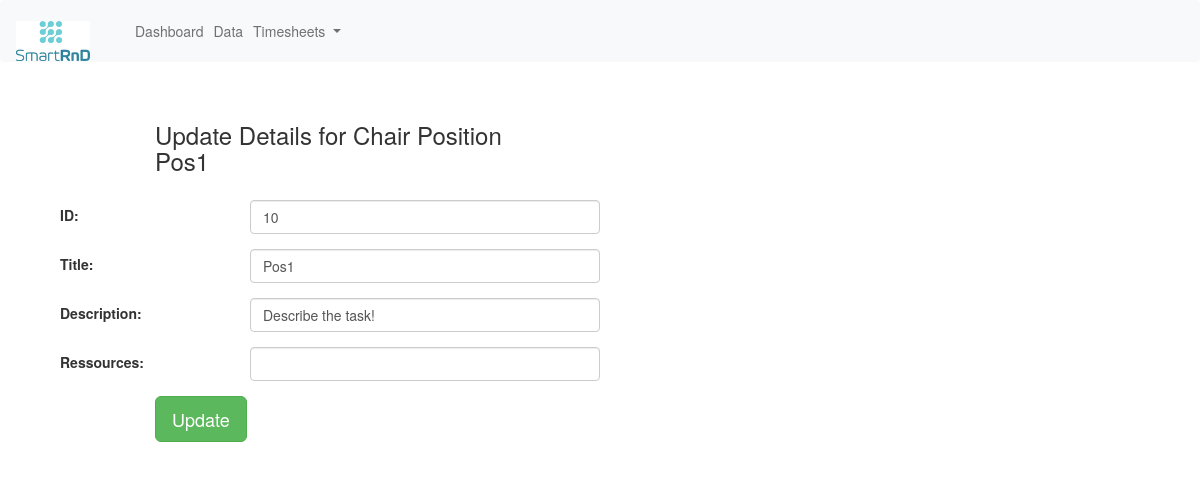
The app's page /edit_pos/10 with its own data.
### erpapp/models.py (models this page shows, shortened)
class Task(models.Model):
    title = models.CharField('Title', max_length=50, default='Title', unique=True)  # Title of the task
    description = models.CharField('Description', max_length=2400, default='Describe the task!')  # Describes the task
    class Meta:
        db_table = "task"

### erpapp/views.py (the view)
# urls.py: path('edit_pos/<int:id>', views.edit_pos),
def edit_pos(request, id):
    position = Position.objects.get(id=id)
    context = {
        'position': position
    }
    return render(request, 'edit_pos.html', context)

### erpapp/Templates/edit_pos.html (shortened to what this page needs)
{% extends "base.html" %}
{% block content %}
<div class="col-md-12">
    <form method="POST" class="post-form" action="/update_pos/{{ position.id }}">
        <div class="container">
            <br>
            <div class="form-group row">
                <label class="col-sm-1 col-form-label"></label>
                <div class="col-sm-4">
                    <h3>Update Details for Chair Position<br>{{ position.title }}</h3>
                </div>
            </div>
            <div class="form-group row">
                <label class="col-sm-2 col-form-label">ID:</label>
                <div class="col-sm-4">
                    <input type="text" class="form-control" name="id" id="id_id" required maxlength="20"
                           value="{{ position.id }}"/>
                </div>
            </div>
            <div class="form-group row">
                <label class="col-sm-2 col-form-label">Title:</label>
                <div class="col-sm-4">
                    <input type="text" class="form-control" name="title" id="id_title" required maxlength="32"
                           value="{{ position.title }}"/>
                </div>
            </div>
            <div class="form-group row">
                <label class="col-sm-2 col-form-label">Description:</label>
                <div class="col-sm-4">
                    <input type="text" class="form-control" name="description" id="id_description" required
                           maxlength="32" value="{{ position.description }}"/>
                </div>
            </div>
            <div class="form-group row">
                <label class="col-sm-2 col-form-label">Ressources:</label>
                <div class="col-sm-4">
                    <input type="text" class="form-control" name="ressources" id="id_ressources" required maxlength="15"
                           value="{{ project.ressources }}"/>
                </div>
            </div>
            <div class="form-group row">
                <label class="col-sm-1 col-form-label"></label>
                <div class="col-sm-4">
                    <button type="submit" class="btn btn-success btn-lg">Update</button>
                </div>
            </div>
        </div>
    </form>
</div>
{% endblock content %}

### records on screen
Task: title "Pos1", id "10", description "Describe the task!"
